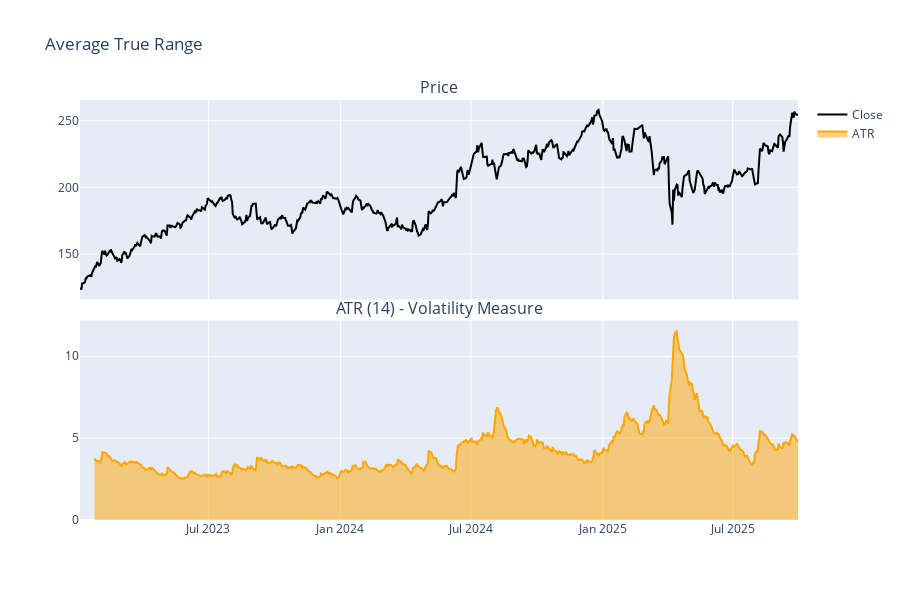

The notebook cell this image was saved under:
### Markdown cell above
## 2. ATR - Average True Range

Measures average volatility over N periods. Higher ATR = higher volatility. Used for position sizing and stop-loss placement.

### Code cell
df["atr"] = calculate_atr(df, period=14)

fig = make_subplots(
    rows=2, cols=1, shared_xaxes=True, vertical_spacing=0.05, subplot_titles=("Price", "ATR (14) - Volatility Measure")
)

fig.add_trace(go.Scatter(x=df["date"], y=df["close"], name="Close", line={"color": "black"}), row=1, col=1)

fig.add_trace(go.Scatter(x=df["date"], y=df["atr"], name="ATR", fill="tozeroy", line={"color": "orange"}), row=2, col=1)

fig.update_layout(height=600, title_text="Average True Range")
fig.show()

print(f"ATR mean: ${df['atr'].mean():.2f}")
print(f"ATR max: ${df['atr'].max():.2f}")
print("Higher ATR = Higher volatility")

### Figure 1 — Plotly figure (JSON) as saved in the notebook; plotly's stock layout.template omitted (floating-point values rounded to 4 significant figures; data arrays with more than 128 entries replaced by an {"elided": "..."} marker saying what was removed)
{"data": [{"line": {"color": "black"}, "name": "Close", "type": "scatter", "x": {"elided": "688 str values"}, "xaxis": "x", "y": {"elided": "688 float values"}, "yaxis": "y"}, {"fill": "tozeroy", "line": {"color": "orange"}, "name": "ATR", "type": "scatter", "x": {"elided": "688 str values"}, "xaxis": "x2", "y": {"elided": "688 float values"}, "yaxis": "y2"}], "layout": {"annotations": [{"font": {"size": 16}, "showarrow": false, "text": "Price", "x": 0.5, "xanchor": "center", "xref": "paper", "y": 1, "yanchor": "bottom", "yref": "paper"}, {"font": {"size": 16}, "showarrow": false, "text": "ATR (14) - Volatility Measure", "x": 0.5, "xanchor": "center", "xref": "paper", "y": 0.475, "yanchor": "bottom", "yref": "paper"}], "height": 600, "title": {"text": "Average True Range"}, "xaxis": {"anchor": "y", "domain": [0, 1], "matches": "x2", "showticklabels": false}, "xaxis2": {"anchor": "y2", "domain": [0, 1]}, "yaxis": {"anchor": "x", "domain": [0.525, 1]}, "yaxis2": {"anchor": "x2", "domain": [0, 0.475]}}}
